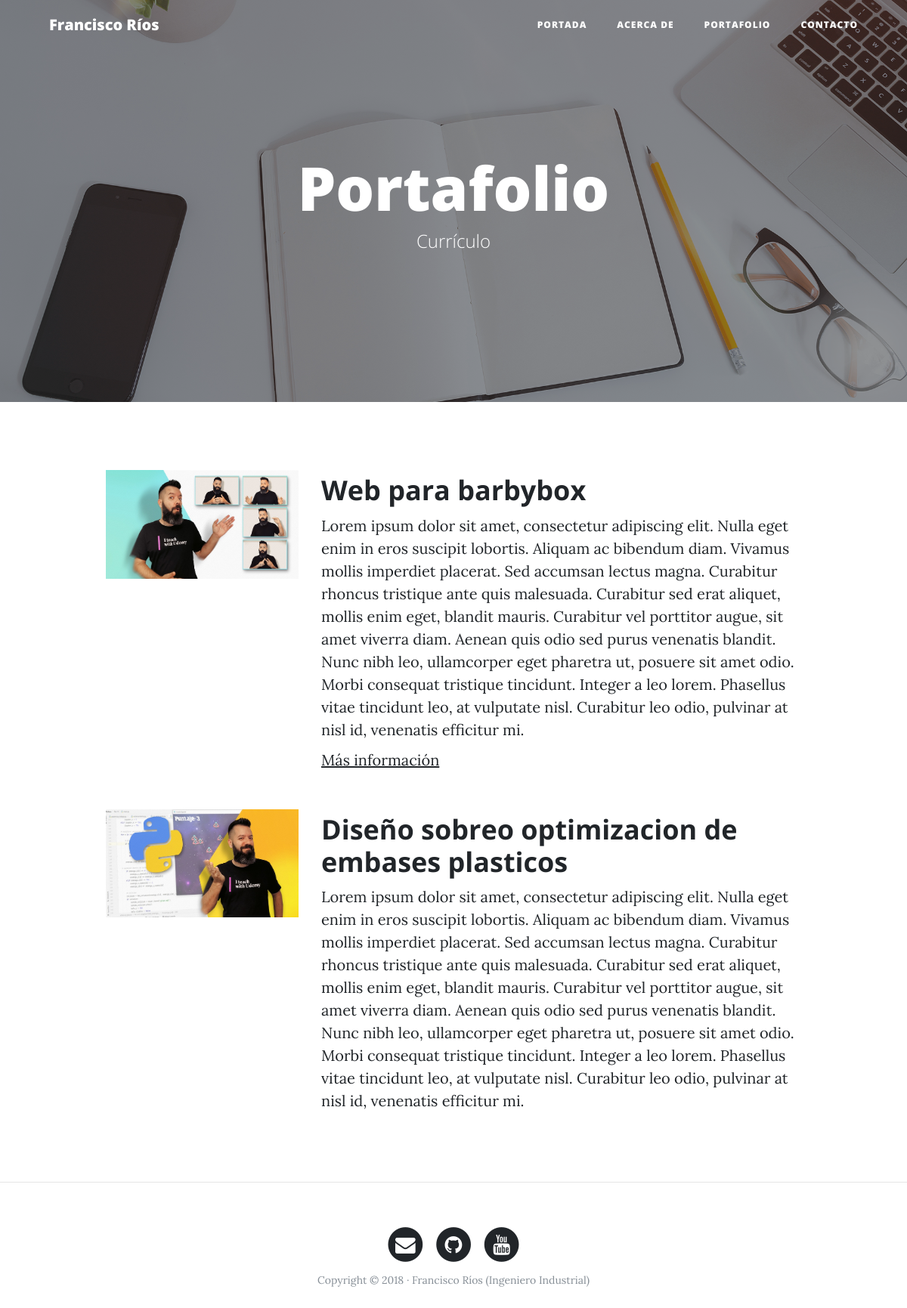
The page /portfolio/ on the database its author committed.
### portfolio/models.py (models this page shows, shortened)
class Project(models.Model):
    title = models.CharField(max_length=200, verbose_name='título')
    description = models.TextField(verbose_name='descripción')
    image = models.ImageField(verbose_name='imagen', upload_to="projects")
    link = models.URLField(verbose_name='Dirección web', null=True, blank=True)
    created = models.DateTimeField(auto_now_add=True, verbose_name='fecha_creación')
    updated = models.DateTimeField(auto_now=True, verbose_name='fecha_actualización')
    class Meta():
        verbose_name = "proyecto"
        verbose_name_plural = "proyectos"
        ordering = ["-created"]

### portfolio/views.py (the view)
# urls.py: path('portfolio/', portfolio_views.portfolio, name="portfolio"),
def portfolio(request):
    projects = Project.objects.all()
    return render(request, "portfolio/portfolio.html", {'projects': projects})

### portfolio/templates/portfolio/portfolio.html (shortened to what this page needs)
{% extends 'core/layout.html' %}
{% block headers %}
    <h1>Portafolio</h1>
    <span class="subheading">Currículo</span>
{% endblock %}
{% block background %}{% load static %}{% static 'core/img/portfolio-bg.jpg' %}{% endblock %}
{% block content %}
    <div class="container">
        {% for project in projects %}
            <div class="row project">
                <div class="col-lg-3 col-md-4 offset-lg-1">
                    <img class="img-fluid" src="{{ project.image.url }}" alt="">
                </div>
                <div class="col-lg-7 col-md-8">
                    <h2 class="section-heading title">{{ project.title }}</h2>
                    <p>{{ project.description }}</p>
                    {% if project.link %}
                        <p><a href="{{ project.link }}">Más información</a></p>
                    {% endif %}
                </div>
            </div>
        {% endfor %}
    </div>
{% endblock %}

### core/templates/core/layout.html (shortened to what this page needs)
<!DOCTYPE html>
<html lang="es">
  <head>
    {% load static %}
    <link href="{% static 'core/vendor/bootstrap/css/bootstrap.min.css' %}" rel="stylesheet">
    <link href="{% static 'core/vendor/font-awesome/css/font-awesome.min.css' %}" rel="stylesheet" type="text/css">
    <link href="{% static 'core/css/clean-blog.min.css' %}" rel="stylesheet">
  </head>
  <body>
    <nav class="navbar navbar-expand-lg navbar-light fixed-top" id="mainNav">
      <div class="container">
        <a class="navbar-brand" href="{% url 'home' %}">Francisco Ríos</a>
        <div class="collapse navbar-collapse" id="navbarResponsive">
          <ul class="navbar-nav ml-auto">
            <li class="nav-item">
              <a class="nav-link" href="{% url 'home' %}">Portada</a>
            </li>
            <li class="nav-item">
              <a class="nav-link" href="{% url 'about-me' %}">Acerca de</a>
            </li>
            <li class="nav-item">
              <a class="nav-link" href="{% url 'portfolio' %}">Portafolio</a>
            </li>
            <li class="nav-item">
              <a class="nav-link" href="{% url 'contact' %}">Contacto</a>
            </li>
          </ul>
        </div>
      </div>
    </nav>
    <header class="masthead" style="background-image: url('{% block background %} {% endblock %}')">
      <div class="overlay"></div>
      <div class="container">
        <div class="row">
          <div class="col-lg-8 col-md-10 mx-auto">
            <div class="site-heading">
              {% block headers %} {% endblock %}
            </div>
          </div>
        </div>
      </div>
    </header>
    <div>
      {% block content %}{% endblock %}
    </div>
    <footer>
      {% if request.path != "/" %}
      <hr>
      {% endif %}
      <div class="container">
        <div class="row">
          <div class="col-lg-8 col-md-10 mx-auto">
            <ul class="list-inline text-center">
              <li class="list-inline-item">
                <a href="#">
                  <span class="fa-stack fa-lg">
                    <i class="fa fa-circle fa-stack-2x"></i>
                    <i class="fa fa-envelope fa-stack-1x fa-inverse"></i>
                  </span>
                </a>
              </li>
              <li class="list-inline-item">
                <a href="#">
                  <span class="fa-stack fa-lg">
                    <i class="fa fa-circle fa-stack-2x"></i>
                    <i class="fa fa-github fa-stack-1x fa-inverse"></i>
                  </span>
                </a>
              </li>
              <li class="list-inline-item">
                <a href="#">
                  <span class="fa-stack fa-lg">
                    <i class="fa fa-circle fa-stack-2x"></i>
                    <i class="fa fa-youtube fa-stack-1x fa-inverse"></i>
                  </span>
                </a>
              </li>
            </ul>
            <p class="copyright text-muted">Copyright &copy; 2018 · Francisco Ríos (Ingeniero Industrial) </p>
          </div>
        </div>
      </div>
    </footer>
  </body>
</html>

### rows shown on the page
Project: image (picture), title "Web para barbybox", description "Lorem ipsum dolor sit amet, consectetur adipiscing elit. Nulla eget enim in eros suscipit lobortis. Aliquam ac bibendum diam. Vivamus mollis imperdiet placerat. Sed accumsan lectus magna. Curabitur rhoncus tristique ante quis malesuada. Curabitur sed erat aliquet, mollis enim eget, blandit mauris. Curabitur vel porttitor augue, sit amet viverra diam. Aenean quis odio sed purus venenatis blandit. Nunc nibh leo, ullamcorper eget pharetra ut, posuere sit amet odio. Morbi consequat tristique tincidunt. Integer a leo lorem. Phasellus vitae tincidunt leo, at vulputate nisl. Curabitur leo odio, pulvinar at nisl id, venenatis efficitur mi."
Project: image (picture), title "Diseño sobreo optimizacion de embases plasticos", description "Lorem ipsum dolor sit amet, consectetur adipiscing elit. Nulla eget enim in eros suscipit lobortis. Aliquam ac bibendum diam. Vivamus mollis imperdiet placerat. Sed accumsan lectus magna. Curabitur rhoncus tristique ante quis malesuada. Curabitur sed erat aliquet, mollis enim eget, blandit mauris. Curabitur vel porttitor augue, sit amet viverra diam. Aenean quis odio sed purus venenatis blandit. Nunc nibh leo, ullamcorper eget pharetra ut, posuere sit amet odio. Morbi consequat tristique tincidunt. Integer a leo lorem. Phasellus vitae tincidunt leo, at vulputate nisl. Curabitur leo odio, pulvinar at nisl id, venenatis efficitur mi."
